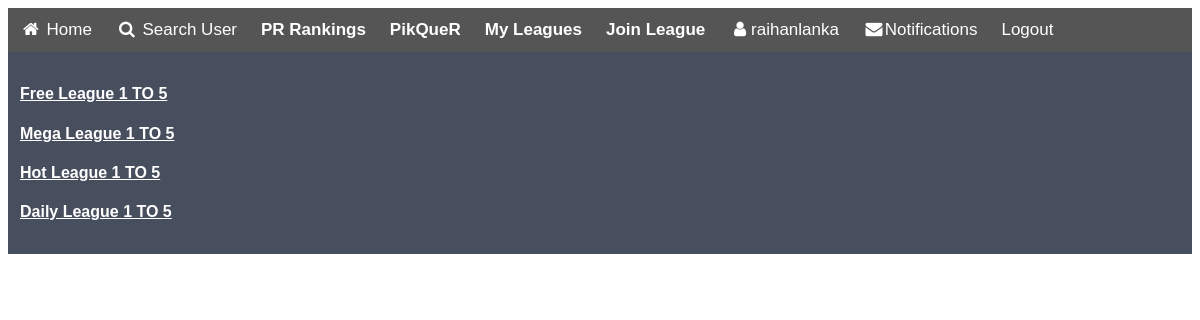
Screenshot of /Leagues/League (signed in) with the database file from the repository.
### Leagues/models.py (models this page shows, shortened)
class FreeLeague(models.Model):
	categoryname= models.CharField(max_length=200,null=True)
	members=models.ManyToManyField(User, related_name='FreeLeagueMembers',blank=True)
	category=models.CharField(max_length=20,null=True)
	time = models.DateTimeField(default=timezone.now)

class MegaLeague(models.Model):
	categoryname= models.CharField(max_length=200,null=True)
	members=models.ManyToManyField(User, related_name='MegaLeagueMembers',blank=True)
	time = models.DateTimeField(default=timezone.now)

class HotLeague(models.Model):
	categoryname= models.CharField(max_length=200,null=True)
	members=models.ManyToManyField(User, related_name='HotLeagueMembers',blank=True)
	time = models.DateTimeField(default=timezone.now)

class DailyLeague(models.Model):
	categoryname= models.CharField(max_length=200,null=True)
	members=models.ManyToManyField(User, related_name='DailyLeagueMembers',blank=True)
	time = models.DateTimeField(default=timezone.now)

### Leagues/views.py (the view)
# urls.py: path("League",Leagues_views.league.as_view(),name="league"),
class league(TemplateView):
    template_name="league.html"
    def get_context_data(self,**kwargs):
        context=super().get_context_data(**kwargs)
        context["MegaLeague"]=Leagues_models.MegaLeague.objects.filter(members=self.request.user)
        context["HotLeague"]=Leagues_models.HotLeague.objects.filter(members=self.request.user)
        context["DailyLeague"]=Leagues_models.DailyLeague.objects.filter(members=self.request.user)
        context["FreeLeague"]=self.request.user.FreeLeagueMembers.filter()
        context["resultleague"]=list(chain(context["FreeLeague"],context["MegaLeague"],context["HotLeague"],context["DailyLeague"]))
        return context

### templates/league.html
{% extends 'base.html' %}
{% block content %}
{% load widget_tweaks %}
<!DOCTYPE html>
<html>
<head>
</head>
<body>
{%for i in resultleague %}
<p><h4><a style="color: white" href="{{i.categoryname|cut:' '}}">{{i.categoryname}}</a></h4></p>
{%endfor%}
</body>
</html>
{% endblock %}

### templates/base.html (shortened to what this page needs)
{% load static %}
<!DOCTYPE html>
<html>
<link rel="stylesheet" href="https://cdnjs.cloudflare.com/ajax/libs/font-awesome/4.7.0/css/font-awesome.min.css">
<link rel="stylesheet" href="{% static 'star-ratings/css/star-ratings.css' %}">
<link rel="stylesheet" type="text/css" href="{% static 'css/style.css' %}">
<body>
{% load notifications_tags %}
<div class="navbar">
  <a class="active" href="http://127.0.0.1:8000/Accounts/Home"><i class="fa fa-fw fa-home"></i> Home</a>
  <a href="http://127.0.0.1:8000/Accounts/Search"><i class="fa fa-fw fa-search"></i> Search User</a>
  <a href="http://127.0.0.1:8000/Accounts/Rankings"><b> PR Rankings</b></a>
  <a href="http://127.0.0.1:8000/Accounts/PicQuaR"> <b>PikQueR</b></a>
  <a href="http://127.0.0.1:8000/Leagues/League"> <b>My Leagues</b></a>
  <a href="http://127.0.0.1:8000/Leagues/JoinLeague"> <b>Join League</b></a>
  <a href="http://127.0.0.1:8000/Accounts/u/{{user}}"><i class="fa fa-fw fa-user"></i>{{request.user}}</a>
  <a href="#" class="notification"><i class="fa fa-fw fa-envelope"></i><span onclick="openNav()">Notifications</span><span class="badge">{% notifications_unread as unread_count %}{% if unread_count %}{{unread_count}}{% endif %}</span></a>
  <a href="http://127.0.0.1:8000/Accounts/Logout"> Logout</a>
</div>
<div class="main">
  {% block content %}
  {% endblock %}
</div>
</body>
</html>

### static/css/style.css (style rules this page uses)
body { font-family: Arial, Helvetica, sans-serif; }
.navbar { width: 100%; background-color: #555; overflow: auto; }
.navbar a { float: left; padding: 12px; color: white; text-decoration: none; font-size: 17px; }
.main { padding: 12px; background-color: #474e5d; font-family: Helvetica, sans-serif; }
.notification { background-color: #555; color: white; text-decoration: none; padding: 15px 26px; position: relative; display: inline-block; border-radius: 2px; }

### rows the page displays
FreeLeague: categoryname "Free League 1 TO 5"
MegaLeague: categoryname "Mega League 1 TO 5"
HotLeague: categoryname "Hot League 1 TO 5"
DailyLeague: categoryname "Daily League 1 TO 5"

### other values shown
{{ request.user }} "raihanlanka"
